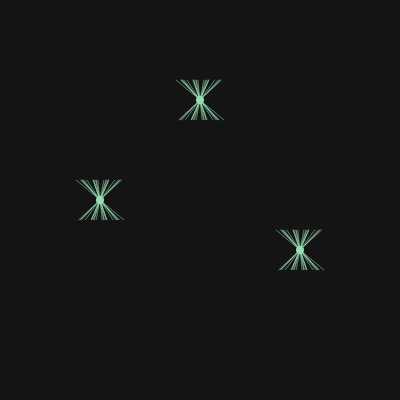
Frame 1 (no input)
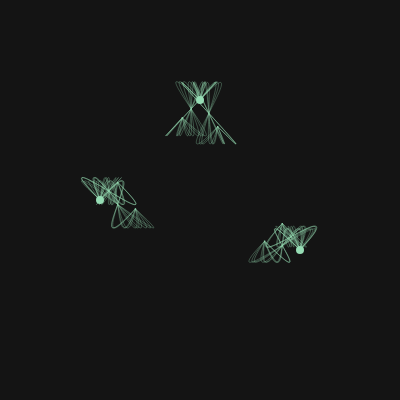
Frame 60 (no input)
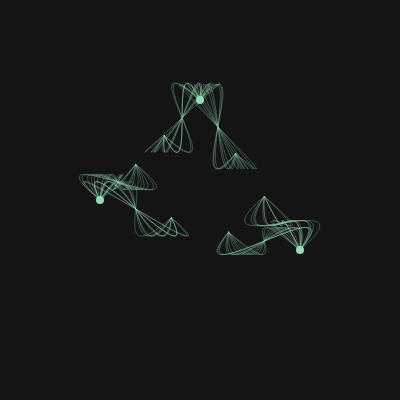
Frame 120 (the mouse pressed at the canvas centre since frame 60)

The p5.js sketch that drew these frames (run headless with seeded random() and noise() and a simulated clock; from frame 60 on, the mouse is pressed at the canvas centre):

// p5.js sketch
// ── sketch.js

let growth = 0;

function setup() {
  createCanvas(400, 400);
}

function draw() {
  background(20);
  noFill();

  let centers = [
    [100, 200],
    [200, 100],
    [300, 250]
  ];

 
  for (let i = 0; i < 3; i++) {
    let a = centers[i];

    for (let j = 0; j < 24; j++) {
      let b = centers[(i + 1 + j % 2) % 3];

      let x = lerp(a[0], b[0], growth);
      let y = lerp(a[1], b[1], growth);


      let bend = (j - 12) * 7
               + sin(frameCount * 0.02 + j) * 15;

      stroke(150, 220, 180, 80);
      strokeWeight(1);

      bezier(
        a[0], a[1],
        a[0] + bend, a[1] - 70,
        x - bend, y + 70,
        x, y
      );
    }
  }

  fill(150, 220, 180);
  noStroke();

  for (let c of centers) {
    circle(c[0], c[1], 8);
  }


  if (growth < 1) {
    growth += 0.003;
    growth = min(growth, 1);
  }
}
